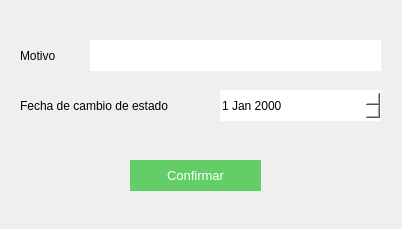
<?xml version="1.0" encoding="UTF-8"?>
<ui version="4.0">
 <class>Form</class>
 <widget class="QWidget" name="Form">
  <property name="geometry">
   <rect>
    <x>0</x>
    <y>0</y>
    <width>402</width>
    <height>229</height>
   </rect>
  </property>
  <property name="windowTitle">
   <string>Form</string>
  </property>
  <widget class="QLineEdit" name="se_input_1">
   <property name="geometry">
    <rect>
     <x>90</x>
     <y>40</y>
     <width>291</width>
     <height>31</height>
    </rect>
   </property>
   <property name="styleSheet">
    <string notr="true">border:none;
background-color: rgb(255, 255, 255);
font: 11pt &quot;MS Shell Dlg 2&quot;;</string>
   </property>
   <property name="text">
    <string/>
   </property>
  </widget>
  <widget class="QLabel" name="label">
   <property name="geometry">
    <rect>
     <x>20</x>
     <y>40</y>
     <width>61</width>
     <height>31</height>
    </rect>
   </property>
   <property name="styleSheet">
    <string notr="true">font: 11pt &quot;MS Shell Dlg 2&quot;;
text-align:center;</string>
   </property>
   <property name="text">
    <string>Motivo</string>
   </property>
  </widget>
  <widget class="QLabel" name="label_2">
   <property name="geometry">
    <rect>
     <x>20</x>
     <y>90</y>
     <width>191</width>
     <height>31</height>
    </rect>
   </property>
   <property name="styleSheet">
    <string notr="true">font: 11pt &quot;MS Shell Dlg 2&quot;;
text-align:center;</string>
   </property>
   <property name="text">
    <string>Fecha de cambio de estado </string>
   </property>
  </widget>
  <widget class="QDateEdit" name="se_input_2">
   <property name="geometry">
    <rect>
     <x>220</x>
     <y>90</y>
     <width>161</width>
     <height>31</height>
    </rect>
   </property>
   <property name="styleSheet">
    <string notr="true">border:none;
background-color: rgb(255, 255, 255);
font: 11pt &quot;MS Shell Dlg 2&quot;;</string>
   </property>
  </widget>
  <widget class="QPushButton" name="se_btn_confirmar">
   <property name="geometry">
    <rect>
     <x>130</x>
     <y>160</y>
     <width>131</width>
     <height>31</height>
    </rect>
   </property>
   <property name="styleSheet">
    <string notr="true">background-color: rgb(99, 206, 104);
color:white;
font-size:10pt;
border:none;</string>
   </property>
   <property name="text">
    <string>Confirmar</string>
   </property>
  </widget>
 </widget>
 <resources/>
 <connections/>
</ui>
